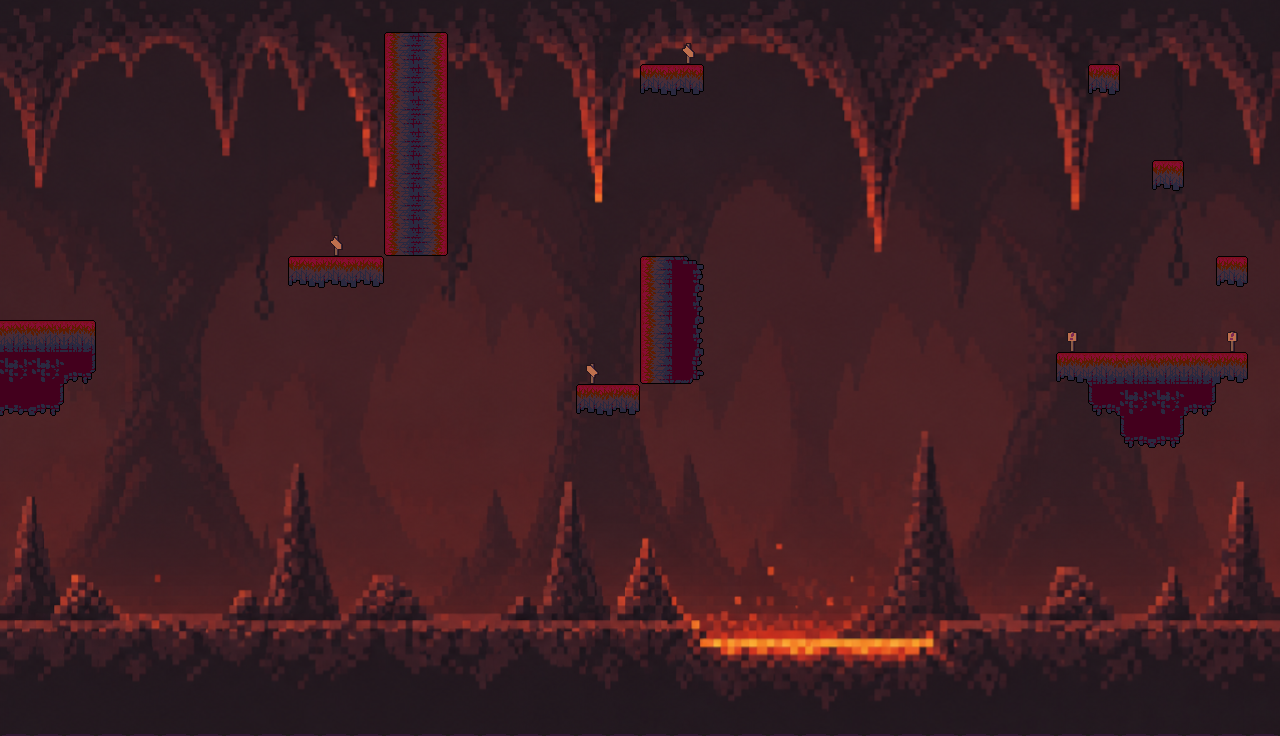

Rendered tile map (Tiled .tmx) drawn with the repository's tilesets; below, a short description and the full map source, tile grids included:
An orthogonal 40x23 tile map with 32x32 px tiles, 2 tile layers (Capa de patrones 2, Platforms), 4 tilesets, 1 image layer.

<map version="1.10" tiledversion="1.12.1" orientation="orthogonal" renderorder="right-down" width="40" height="23" tilewidth="32" tileheight="32" infinite="0" nextlayerid="4" nextobjectid="1">
 <tileset firstgid="1" source="Tileset_infierno.tsx" />
 <tileset firstgid="97" source="Tileset_Tierra_.tsx" />
 <tileset firstgid="193" source="Tileset_Infierno_girado.tsx" />
 <tileset firstgid="289" source="Decoracion/Señales.tsx" />
 <imagelayer id="2" name="Capa de Imagen 1">
  <image source="../Mapas/Infierno arriba.png" width="1280" height="736" />
 </imagelayer>
 <layer id="3" name="Capa de patrones 2" width="40" height="23">
  <data encoding="csv">
0,0,0,0,0,0,0,0,0,0,0,0,0,0,0,0,0,0,0,0,0,0,0,0,0,0,0,0,0,0,0,0,0,0,0,0,0,0,0,0,
0,0,0,0,0,0,0,0,0,0,0,0,0,0,0,0,0,0,0,0,0,296,0,0,0,0,0,0,0,0,0,0,0,0,0,0,0,0,0,0,
0,0,0,0,0,0,0,0,0,0,0,0,0,0,0,0,0,0,0,0,0,0,0,0,0,0,0,0,0,0,0,0,0,0,0,0,0,0,0,0,
0,0,0,0,0,0,0,0,0,0,0,0,0,0,0,0,0,0,0,0,0,0,0,0,0,0,0,0,0,0,0,0,0,0,0,0,0,0,0,0,
0,0,0,0,0,0,0,0,0,0,0,0,0,0,0,0,0,0,0,0,0,0,0,0,0,0,0,0,0,0,0,0,0,0,0,0,0,0,0,0,
0,0,0,0,0,0,0,0,0,0,0,0,0,0,0,0,0,0,0,0,0,0,0,0,0,0,0,0,0,0,0,0,0,0,0,0,0,0,0,0,
0,0,0,0,0,0,0,0,0,0,0,0,0,0,0,0,0,0,0,0,0,0,0,0,0,0,0,0,0,0,0,0,0,0,0,0,0,0,0,0,
0,0,0,0,0,0,0,0,0,0,296,0,0,0,0,0,0,0,0,0,0,0,0,0,0,0,0,0,0,0,0,0,0,0,0,0,0,0,0,0,
0,0,0,0,0,0,0,0,0,0,0,0,0,0,0,0,0,0,0,0,0,0,0,0,0,0,0,0,0,0,0,0,0,0,0,0,0,0,0,0,
0,0,0,0,0,0,0,0,0,0,0,0,0,0,0,0,0,0,0,0,0,0,0,0,0,0,0,0,0,0,0,0,0,0,0,0,0,0,0,0,
0,0,0,0,0,0,0,0,0,0,0,0,0,0,0,0,0,0,0,0,0,0,0,0,0,0,0,0,0,0,0,0,0,292,0,0,0,0,292,0,
0,0,0,0,0,0,0,0,0,0,0,0,0,0,0,0,0,0,295,0,0,0,0,0,0,0,0,0,0,0,0,0,0,0,0,0,0,0,0,0,
0,0,0,0,0,0,0,0,0,0,0,0,0,0,0,0,0,0,0,0,0,0,0,0,0,0,0,0,0,0,0,0,0,0,0,0,0,0,0,0,
0,0,0,0,0,0,0,0,0,0,0,0,0,0,0,0,0,0,0,0,0,0,0,0,0,0,0,0,0,0,0,0,0,0,0,0,0,0,0,0,
0,0,0,0,0,0,0,0,0,0,0,0,0,0,0,0,0,0,0,0,0,0,0,0,0,0,0,0,0,0,0,0,0,0,0,0,0,0,0,0,
0,0,0,0,0,0,0,0,0,0,0,0,0,0,0,0,0,0,0,0,0,0,0,0,0,0,0,0,0,0,0,0,0,0,0,0,0,0,0,0,
0,0,0,0,0,0,0,0,0,0,0,0,0,0,0,0,0,0,0,0,0,0,0,0,0,0,0,0,0,0,0,0,0,0,0,0,0,0,0,0,
0,0,0,0,0,0,0,0,0,0,0,0,0,0,0,0,0,0,0,0,0,0,0,0,0,0,0,0,0,0,0,0,0,0,0,0,0,0,0,0,
0,0,0,0,0,0,0,0,0,0,0,0,0,0,0,0,0,0,0,0,0,0,0,0,0,0,0,0,0,0,0,0,0,0,0,0,0,0,0,0,
0,0,0,0,0,0,0,0,0,0,0,0,0,0,0,0,0,0,0,0,0,0,0,0,0,0,0,0,0,0,0,0,0,0,0,0,0,0,0,0,
0,0,0,0,0,0,0,0,0,0,0,0,0,0,0,0,0,0,0,0,0,0,0,0,0,0,0,0,0,0,0,0,0,0,0,0,0,0,0,0,
0,0,0,0,0,0,0,0,0,0,0,0,0,0,0,0,0,0,0,0,0,0,0,0,0,0,0,0,0,0,0,0,0,0,0,0,0,0,0,0,
0,0,0,0,0,0,0,0,0,0,0,0,0,0,0,0,0,0,0,0,0,0,0,0,0,0,0,0,0,0,0,0,0,0,0,0,0,0,0,0
</data>
 </layer>
 <layer id="1" name="Platforms" width="40" height="23">
  <data encoding="csv">
0,0,0,0,0,0,0,0,0,0,0,0,0,0,0,0,0,0,0,0,0,0,0,0,0,0,0,0,0,0,0,0,0,0,0,0,0,0,0,0,
0,0,0,0,0,0,0,0,0,0,0,0,3221225688,200,0,0,0,0,0,0,0,0,0,0,0,0,0,0,0,0,0,0,0,0,0,0,0,0,0,0,
0,0,0,0,0,0,0,0,0,0,0,0,3221225680,208,0,0,0,0,0,0,49,51,0,0,0,0,0,0,0,0,0,0,0,0,52,0,0,0,0,0,
0,0,0,0,0,0,0,0,0,0,0,0,3221225680,208,0,0,0,0,0,0,0,0,0,0,0,0,0,0,0,0,0,0,0,0,0,0,0,0,0,0,
0,0,0,0,0,0,0,0,0,0,0,0,3221225680,208,0,0,0,0,0,0,0,0,0,0,0,0,0,0,0,0,0,0,0,0,0,0,0,0,0,0,
0,0,0,0,0,0,0,0,0,0,0,0,3221225680,208,0,0,0,0,0,0,0,0,0,0,0,0,0,0,0,0,0,0,0,0,0,0,52,0,0,0,
0,0,0,0,0,0,0,0,0,0,0,0,3221225680,208,0,0,0,0,0,0,0,0,0,0,0,0,0,0,0,0,0,0,0,0,0,0,0,0,0,0,
0,0,0,0,0,0,0,0,0,0,0,0,3221225672,216,0,0,0,0,0,0,0,0,0,0,0,0,0,0,0,0,0,0,0,0,0,0,0,0,0,0,
0,0,0,0,0,0,0,0,0,49,50,51,0,0,0,0,0,0,0,0,3221225688,1610612794,0,0,0,0,0,0,0,0,0,0,0,0,0,0,0,0,52,0,
0,0,0,0,0,0,0,0,0,0,0,0,0,0,0,0,0,0,0,0,3221225680,3221225732,0,0,0,0,0,0,0,0,0,0,0,0,0,0,0,0,0,0,
2147483650,2147483650,3,0,0,0,0,0,0,0,0,0,0,0,0,0,0,0,0,0,3221225680,3221225732,0,0,0,0,0,0,0,0,0,0,0,0,0,0,0,0,0,0,
2147483687,2147483687,2147483704,0,0,0,0,0,0,0,0,0,0,0,0,0,0,0,0,0,3221225672,3221225724,0,0,0,0,0,0,0,0,0,0,0,49,2,2147483650,2147483650,2,51,0,
2147483705,2147483704,0,0,0,0,0,0,0,0,0,0,0,0,0,0,0,0,49,51,0,0,0,0,0,0,0,0,0,0,0,0,0,0,56,2147483687,2147483687,2147483704,0,0,
0,0,0,0,0,0,0,0,0,0,0,0,0,0,0,0,0,0,0,0,0,0,0,0,0,0,0,0,0,0,0,0,0,0,0,56,2147483704,0,0,0,
0,0,0,0,0,0,0,0,0,0,0,0,0,0,0,0,0,0,0,0,0,0,0,0,0,0,0,0,0,0,0,0,0,0,0,0,0,0,0,0,
0,0,0,0,0,0,0,0,0,0,0,0,0,0,0,0,0,0,0,0,0,0,0,0,0,0,0,0,0,0,0,0,0,0,0,0,0,0,0,0,
0,0,0,0,0,0,0,0,0,0,0,0,0,0,0,0,0,0,0,0,0,0,0,0,0,0,0,0,0,0,0,0,0,0,0,0,0,0,0,0,
0,0,0,0,0,0,0,0,0,0,0,0,0,0,0,0,0,0,0,0,0,0,0,0,0,0,0,0,0,0,0,0,0,0,0,0,0,0,0,0,
0,0,0,0,0,0,0,0,0,0,0,0,0,0,0,0,0,0,0,0,0,0,0,0,0,0,0,0,0,0,0,0,0,0,0,0,0,0,0,0,
0,0,0,0,0,0,0,0,0,0,0,0,0,0,0,0,0,0,0,0,0,0,0,0,0,0,0,0,0,0,0,0,0,0,0,0,0,0,0,0,
0,0,0,0,0,0,0,0,0,0,0,0,0,0,0,0,0,0,0,0,0,0,0,0,0,0,0,0,0,0,0,0,0,0,0,0,0,0,0,0,
0,0,0,0,0,0,0,0,0,0,0,0,0,0,0,0,0,0,0,0,0,0,0,0,0,0,0,0,0,0,0,0,0,0,0,0,0,0,0,0,
186,186,186,186,186,186,186,186,186,186,186,186,186,186,186,186,186,186,186,186,186,186,186,186,186,186,186,186,186,186,186,186,186,186,186,186,186,186,186,186
</data>
 </layer>
</map>
